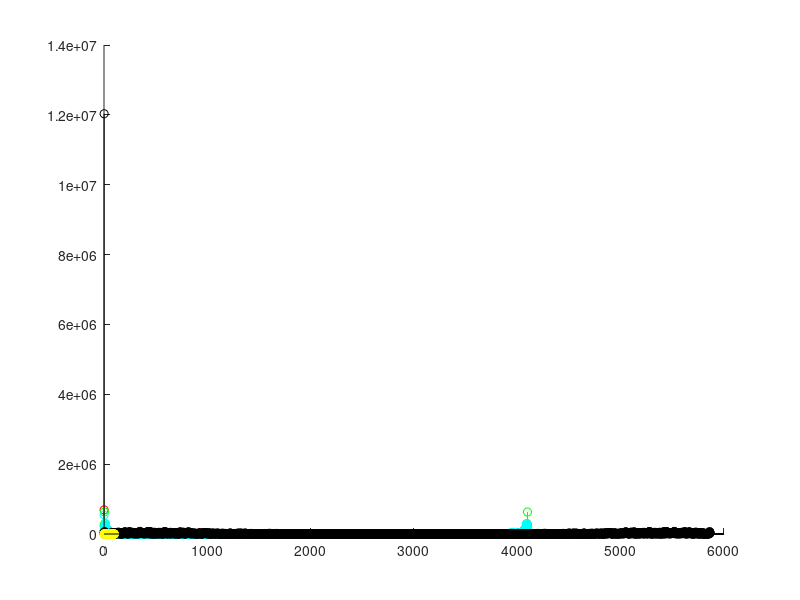

The MATLAB source for this figure:
clear;
hold off;

%Leo archivos
ecg = load('ecg.txt');
eeg = load('eeg.txt');
emg = load('emg.txt');
presion = load('presion.txt');
respiracion = load('respiracion.txt');
peatc = load('peatc.txt');


%Frecuencias ordenadas segun lectura
frecuencias = [250 250 1300 250 250 10000]; %este lo completo a pata

%Calculo los N
N1 = length(ecg);
N2 = length(eeg);
N3 = length(emg);
N4 = length(presion);
N5 = length(respiracion);
N6 = length(peatc);
%Junto
N = [N1 N2 N3 N4 N5 N6];

%Calculo los df
for i=1:6
    df(i) = frecuencias(i)/N(i);
end

df

%Transformo
Tecg = abs(fft(ecg));
Teeg = abs(fft(eeg));
Temg = abs(fft(emg));
Tpresion = abs(fft(presion));
Trespiracion = abs(fft(respiracion));
Tpeatc = abs(fft(peatc));


%Calculo los ancho de banda
BW = zeros(1,6);

BW(1) = Tecg(         floor(N(1)/2))    *df(1);
BW(2) = Teeg(         floor(N(2)/2))    *df(2);
BW(3) = Temg(         floor(N(3)/2))    *df(3);
BW(4) = Tpresion(     floor(N(4)/2))    *df(4);
BW(5) = Trespiracion( floor(N(5)/2))    *df(5);
BW(6) = Tpeatc(       floor(N(6)/2))    *df(6);

hold on;

stem(Tecg,'b');
stem(Tpresion,'r');
stem(Trespiracion,'g');
stem(Teeg,'c');
stem(Temg,'k');
stem(Tpeatc,'y');
pause;
